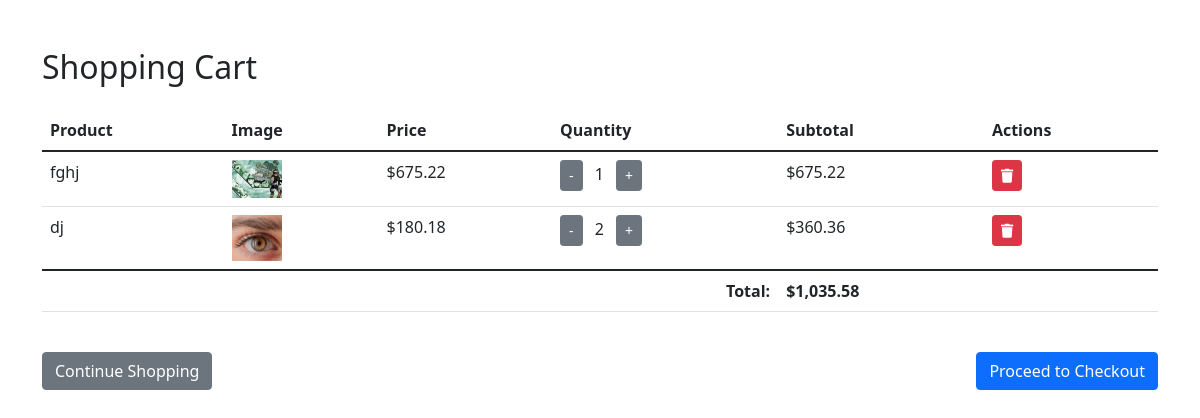
/cart.php (signed in), run on the app's committed database.
### tables this page shows
CREATE TABLE `cart` (
  `user_id` int(11) NOT NULL,
  `product_code` varchar(100) NOT NULL,
  `quantity` int(11) NOT NULL DEFAULT 1
);

CREATE TABLE `product` (
  `id` int(10) UNSIGNED NOT NULL,
  `code` varchar(100) NOT NULL,
  `name` varchar(255) NOT NULL,
  `category` varchar(50) NOT NULL,
  `price` decimal(10,2) NOT NULL,
  `discount` int(11) DEFAULT 0,
  `image` varchar(255) DEFAULT NULL
);

### cart.php (the view, shortened to what this page needs)
<?php
$user_id = $_SESSION['user_id'];
try {
    $conn = new mysqli('localhost', 'root', '', 'shop_db');
    $sql = "SELECT c.*, p.name, p.price, p.discount, p.image
            FROM cart c
            JOIN product p ON c.product_code = p.code
            WHERE c.user_id = ?";
    $stmt = $conn->prepare($sql);
    $stmt->bind_param("i", $user_id);
    $stmt->execute();
    $result = $stmt->get_result();
    $cart_items = [];
    $total = 0;
    while ($row = $result->fetch_assoc()) {
        $price = $row['price'];
        if ($row['discount'] > 0) {
            $price = $price - ($price * $row['discount'] / 100);
        }
        $subtotal = $price * $row['quantity'];
        $total += $subtotal;
        $row['price'] = $price;
        $row['subtotal'] = $subtotal;
        $cart_items[] = $row;
    }
} catch (Exception $e) {
    error_log("Cart error: " . $e->getMessage());
    $error = $e->getMessage();
}
?>
<!DOCTYPE html>
<html lang="en">
<head>
    <link rel="stylesheet" href="assets/css/cart.css">
    <link href="https://cdn.jsdelivr.net/npm/bootstrap@5.1.3/dist/css/bootstrap.min.css" rel="stylesheet">
    <link href="https://cdnjs.cloudflare.com/ajax/libs/font-awesome/5.15.4/css/all.min.css" rel="stylesheet">
</head>
<body>
<div class="container mt-5">
    <h2 class="mb-4">Shopping Cart</h2>
    <?php if (empty($cart_items)): ?>
        <div class="alert alert-info">
            Your cart is empty. <a href="index.php">Continue shopping</a>
        </div>
    <?php else: ?>
        <div class="table-responsive">
            <table class="table">
                <thead>
                    <tr>
                        <th>Product</th>
                        <th>Image</th>
                        <th>Price</th>
                        <th>Quantity</th>
                        <th>Subtotal</th>
                        <th>Actions</th>
                    </tr>
                </thead>
                <tbody>
                    <?php foreach ($cart_items as $item): ?>
                        <tr>
                            <td><?php echo htmlspecialchars($item['name']); ?></td>
                            <td>
                                <img src="assets/uploads/<?php echo htmlspecialchars($item['image']); ?>"
                                     alt="<?php echo htmlspecialchars($item['name']); ?>"
                                     style="max-width: 50px;">
                            </td>
                            <td>$<?php echo number_format($item['price'], 2); ?></td>
                            <td>
                                <div class="quantity-controls">
                                    <form action="update_cart.php" method="post" style="display: inline;">
                                        <button type="submit" name="decrease" class="btn btn-sm btn-secondary">-</button>
                                        <span class="mx-2"><?php echo $item['quantity']; ?></span>
                                        <button type="submit" name="increase" class="btn btn-sm btn-secondary">+</button>
                                    </form>
                                </div>
                            </td>
                            <td>$<?php echo number_format($item['subtotal'], 2); ?></td>
                            <td>
                                <form action="update_cart.php" method="post" style="display: inline;">
                                    <button type="submit" name="remove" class="btn btn-danger btn-sm">
                                        <i class="fas fa-trash"></i>
                                    </button>
                                </form>
                            </td>
                        </tr>
                    <?php endforeach; ?>
                </tbody>
                <tfoot>
                    <tr>
                        <td colspan="4" class="text-end"><strong>Total:</strong></td>
                        <td><strong>$<?php echo number_format($total, 2); ?></strong></td>
                        <td></td>
                    </tr>
                </tfoot>
            </table>
        </div>
        <div class="d-flex justify-content-between mt-4">
            <a href="index.php" class="btn btn-secondary">Continue Shopping</a>
            <a href="checkout.php" class="btn btn-primary">Proceed to Checkout</a>
        </div>
    <?php endif; ?>
</div>
</body>
</html>

### assets/css/cart.css (style rules this page uses)
body { font-family: 'Segoe UI', Tahoma, sans-serif; background: #f5f7fa; color: #333; margin: 0; padding: 0; }

### data on the page
cart: product.name "fghj", product.image (picture), price "675.22", quantity "1", subtotal "675.22"
cart: product_code.name "dj", product_code.image (picture), price "180.18", quantity "2", subtotal "360.36"

### other printed values
$total "1,035.58"
